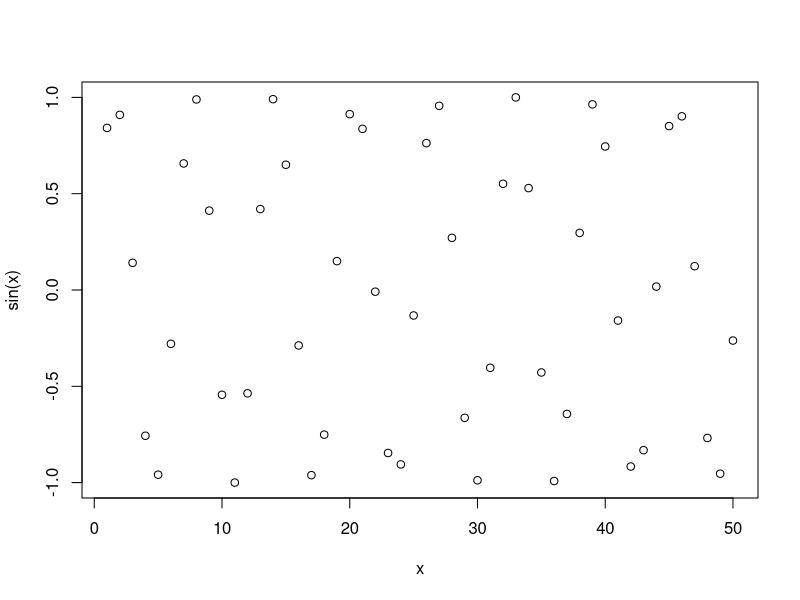
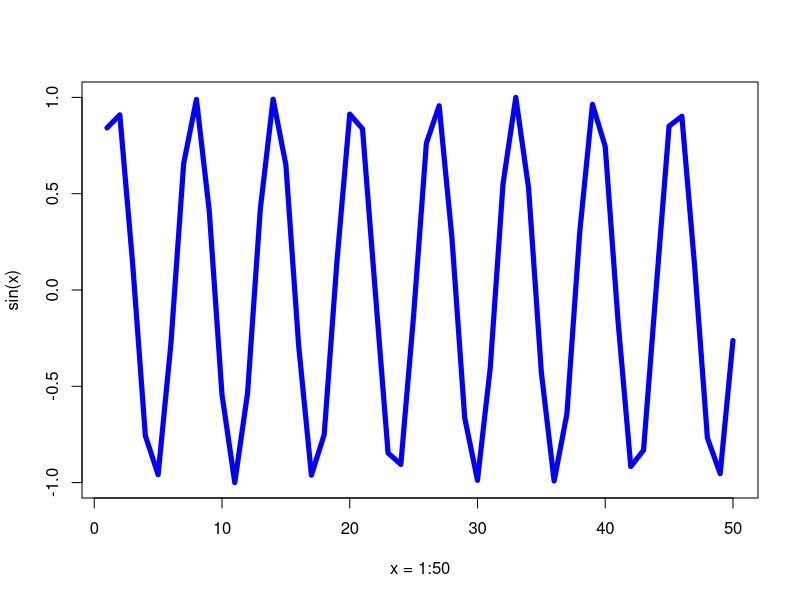

Recreate these plots in R, in order.
## ---- chunk 1
knitr::opts_chunk$set(echo = TRUE)
## ---- chunk 2
x = 1:50

plot(x, sin(x))

plot.default(x, sin(x), type = "l", col = "blue", lwd = 5, xlab = "x = 1:50")
